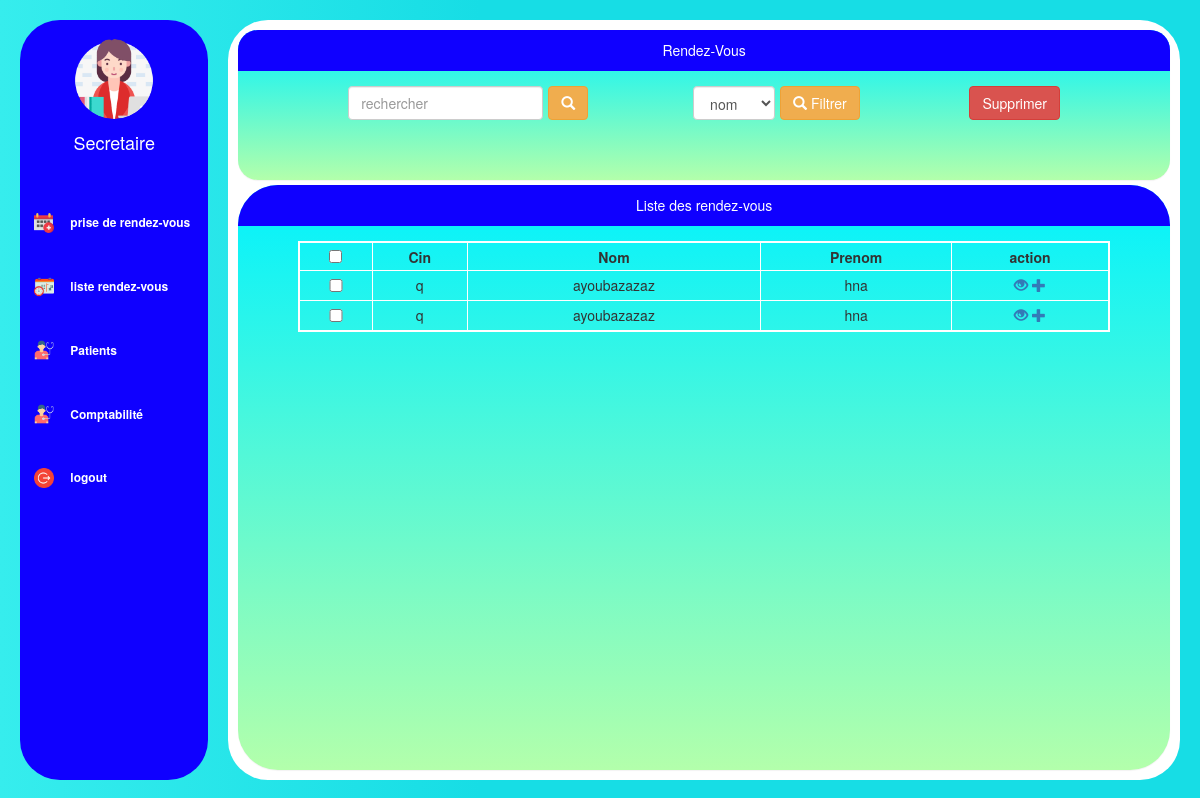
Page /pages/dashboard.php on the committed database.
### tables this page shows
CREATE TABLE `rendezvous` (
  `id` int(11) NOT NULL,
  `patientID` int(11) NOT NULL,
  `start_event` datetime NOT NULL,
  `end_event` datetime NOT NULL
);

CREATE TABLE `patient` (
  `id` int(11) NOT NULL,
  `Nom` varchar(20) NOT NULL,
  `Prenom` varchar(20) NOT NULL,
  `sex` varchar(20) DEFAULT NULL,
  `address` varchar(30) DEFAULT NULL,
  `telephone` int(11) DEFAULT NULL,
  `email` varchar(30) DEFAULT NULL,
  `cin` varchar(20) NOT NULL,
  `birth` date DEFAULT NULL,
  `date_d_ajout` date DEFAULT curdate()
);

### pages/dashboard.php (the view, shortened to what this page needs)
<?php
require_once("../connexiondb.php");
$resultat=$pdo->query($requete); ?>
<!DOCTYPE html>
<html lang="en">
<head>
    <link rel="stylesheet" href="//maxcdn.bootstrapcdn.com/bootstrap/3.3.5/css/bootstrap.min.css" />
    <link rel="stylesheet" type="text/css" href="..\css\mystyle.css" />
    <link rel="stylesheet" href="..\css\sidebar.css" />
    <link rel="stylesheet" href="https://pro.fontawesome.com/releases/v5.10.0/css/all.css"
 />
</head>
<body>
    <div class="main d-flex">
        <div class="sidebar">
            <?php include("../include/sidebar.php")?>
        </div>
        <div class="dashboard">
            <div class="containerr">
                <div class="panel">
                    <div class="panel-heading">Rendez-Vous</div>
                    <div class="panel-body">
                        <div class="table_form">
                            <div class="form_grp">
                                <input type="text" name="CIN" placeholder="rechercher" class="form-control"
                                    id="cin_search" />
                                <button type="submit" class="btn btn-warning">
                                    <span class="glyphicon glyphicon-search"> </span>
                                </button>
                            </div>
                            <div class="form_grp">
                                <select name="filtrage" class="form-control" id="filtrage">
                                    <option value="2">nom</option>
                                </select>
                                <button type="submit" class="btn btn-warning" onclick="sortTable()">
                                    <span class="glyphicon glyphicon-search"> </span> Filtrer
                                </button>
                            </div>
                            <button class="btn btn-danger" onclick="deletSelected()"
                                title='supprimer les rendez-vous selectionés'>
                                Supprimer </button>
                        </div>
                    </div>
                </div>
                <div class="panel table_cont">
                    <div class="panel-heading">Liste des rendez-vous</div>
                    <div class="panel-body table_here" id="table_wrapper">
                        <div id="table_here">
                            <?php $requete="select * from rendezVous ";$resultat=$pdo->query($requete);?>
                            <table class="table table - bordred " id="mytable">
                                <thead>
                                    <tr>
                                        <th> <input type="checkbox" value="false" id="check_all" onclick="checkAll()">
                                        </th>
                                        <th> Cin </th>
                                        <th> Nom </th>
                                        <th> Prenom </th>
                                        <th> action </th>
                                </thead>
                                <tbody>
                                    <?php while($rend=$resultat->fetch()){
                                        $query = "SELECT * FROM patient WHERE id = :patientID";
                                        $statement = $pdo->prepare($query);
                                        $statement->execute(
                                            array(
                                                'patientID'     =>   $rend['patientID'],
                                                )
                                            );
                                        $row = $statement->fetch(PDO::FETCH_ASSOC);?>
                                    <tr>
                                        <td> <input type="checkbox" value="<?php echo $rend ['id'] ?>" id="check"></td>
                                        <td> <?php echo $row ['cin'] ?> </td>
                                        <td> <?php echo $row ['Nom'] ?> </td>
                                        <td> <?php echo $row ['Prenom'] ?> </td>
                                        <td class="d-flex align-items-center">
                                            <a href="fichePatient.php?id=<?php echo $row ['id'] ?>">
                                                <span class="glyphicon glyphicon-eye-open bg-news"> </span>
                                            </a>
                                            <a href="Consultation.php?cin=<?php echo $row["cin"]?>">
                                                <i class="glyphicon glyphicon-plus"> </i></a>
                                            <?php } ?>
                                        </td>
                                    </tr>
                            </table>
                        </div>
                    </div>
                </div>
            </div>
        </div>
    </div>
</body>
</html>

### css/mystyle.css (style rules this page uses)
.panel { background-image: linear-gradient(to top, #b3ffab 0%, #00f2fe 100%); margin-bottom: 5px; border: none; margin-top: 5px; border-radius: 20px; overflow: hidden; height: 20%; }
.panel-heading { background-color: #0f00ff; color: white; text-align: center; }
.panel-body { display: flex; justify-content: center; overflow: hidden; }
.table { text-align: center; border: 2px solid #fff; }
.table > thead > tr { padding: 5px; height: 10%; }
.table > thead > tr > th { border: none; border-right: 1px solid #fff; text-align: center; padding: 3px; margin: 5px 5px; }
.table > tbody > tr > td { padding: 4px; border: 1px solid #fff; }
.containerr { height: 100%; border-radius: 40px; width: 100%; margin: 5px; }
#table_here { width: 100%; max-height: 90%; overflow-y: scroll; }
#table_wrapper { overflow: hidden; height: 100%; }
.table_cont { height: calc(80% - 15px); border-radius: 40px; }
.table_form { display: flex; justify-content: space-around; align-items: center; width: 90%; }
.form_grp { display: flex; align-items: center; justify-content: space-around; margin-right: 5px; }
button { margin-left: 5px; }
.table { width: 90%; overflow: scroll; margin: auto; }
#check { width: 80%; }
.form-g input, select { height: 50%; width: 90% !important; border-radius: 8px; border: none; background: #f7f6f5; box-shadow: 0px 0px 10px 2px rgba(0, 0, 0, 0.3); }
select option { color: black; }

### css/sidebar.css (style rules this page uses)
body { background-image: linear-gradient(to right, #c1ffff 0%, #00f2fe 40%); background: linear-gradient(to right, #36eded 0%, #17dde5 40%); overflow: hidden; }
.main { display: flex; margin: 20px; overflow-y: hidden; height: 95vh; }
.sidebar { flex: 2; background-color: #0f00ff; height: 95vh; border-radius: 40px; margin-right: 20px; display: flex; width: 100%; justify-content: flex-start; flex-direction: column; align-items: center; }
.dashboard { flex: 10; height: 100%; border-radius: 40px; padding: 5px; background-color: white; display: flex; align-items: center; overflow: hidden; justify-content: center; padding: 5px; }
button { transform: scale(1); transition: 0.2s; }

### rows in the picture
rendezvous: patientID.cin "q", patientID.Nom "ayoubazazaz", patientID.Prenom "hna"
rendezvous: patientID.cin "q", patientID.Nom "ayoubazazaz", patientID.Prenom "hna"
